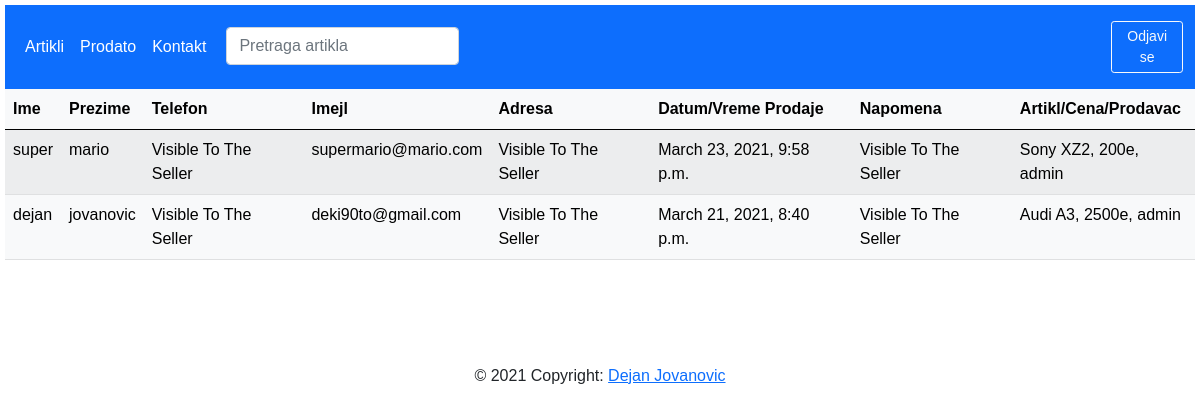
The page /buyer/ (signed in) on the database as committed earlier.
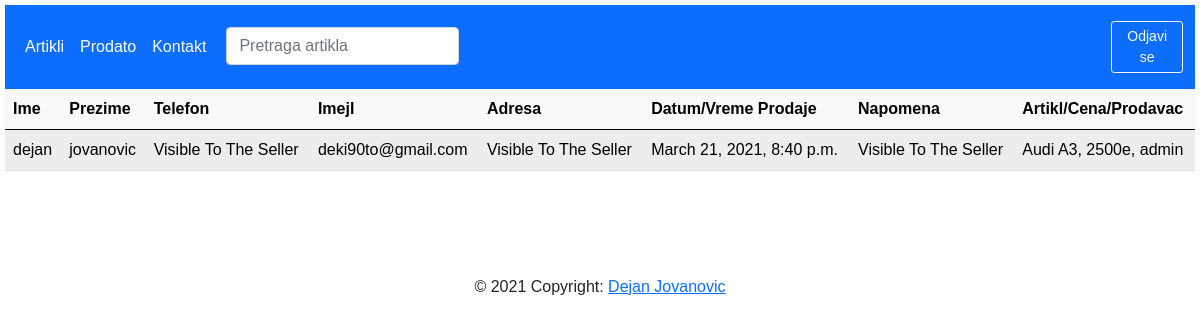
The same page on the database as committed later.
### shop_app/models.py (models this page shows, shortened)
class Buyer(models.Model):
    first_name =    models.CharField(max_length=200)
    last_name =     models.CharField(max_length=200)
    email =         models.EmailField()
    phone =         models.CharField(max_length=20)
    address =       models.TextField(max_length=100)
    note =          models.TextField(max_length=300, blank=True, null=True)
    date_buyed =    models.DateTimeField(auto_now_add=True)
    buyed_item =    models.OneToOneField('ProductName', on_delete=models.SET_NULL, null=True, blank=False)
    class Meta:
        ordering = ['-date_buyed']

class ProductName(models.Model):
    user =                  models.ForeignKey(User, on_delete=models.CASCADE)
    id =                    models.UUIDField(primary_key=True, default=uuid.uuid4)
    product_name =          models.CharField(max_length=200)
    product_description =   models.TextField(max_length=500)
    date_posted =           models.DateTimeField(auto_now_add=True)
    ad_image =              ResizedImageField(size=[320,240], quality=100, upload_to='pictures', blank=True, null=True)
    product_picture_1 =     ResizedImageField(quality=100, upload_to='pictures', blank=True, null=True)
    product_picture_2 =     ResizedImageField(quality=100, upload_to='pictures', blank=True, null=True)
    product_picture_3 =     ResizedImageField(quality=100, upload_to='pictures', blank=True, null=True)
    product_picture_4 =     ResizedImageField(quality=100, upload_to='pictures', blank=True, null=True)
    product_picture_5 =     ResizedImageField(quality=100, upload_to='pictures', blank=True, null=True)
    product_picture_6 =     ResizedImageField(quality=100, upload_to='pictures', blank=True, null=True)
    product_price =         models.IntegerField(default='0', null=True, blank=False)
    phone =                 models.CharField(max_length=20)
    product_brand =         models.ForeignKey('Brand', on_delete=models.CASCADE, blank=True, null=True)
    def __str__(self):
        return (f'{self.product_name}, {self.product_price}e, {self.user}')
    class Meta:
        ordering = ['-date_posted']

### shop_app/views.py (the view)
# urls.py: path('buyer/', views.BuyerListView.as_view(), name='buyer'),
class BuyerListView(generic.ListView):
    model = Buyer
    template_name = 'buyer_list.html'

### shop_app/templates/buyer_list.html
{% extends 'base.html' %}
{% block content %}
{% if user.is_authenticated %}
<table class="table table-light table-striped table-hover">
    <thead class="thead-dark">
        <tr>
            <th scope="col"> Ime </th>
            <th scope="col"> Prezime </th>
            <th scope="col"> Telefon </th>
            <th scope="col"> Imejl </th>
            <th scope="col"> Adresa </th>
            <th scope="col"> Datum/Vreme Prodaje</th>
            <th scope="col"> Napomena </th>
            <th scope="col"> Artikl/Cena/Prodavac </th>
        </tr>
    </thead>
    <tbody>
    {% for page in buyer_list %}
        <tr>
            <td>{{ page.first_name }}</td>
            <td>{{ page.last_name }}</td>
            <td>Visible To The Seller</td>
            <td>{{ page.email }}</td>
            <td>Visible To The Seller</td>
            <td>{{ page.date_buyed }}</td>
            <td>Visible To The Seller</td>
            <td>{{ page.buyed_item }}</td>
        </tr>
    {% endfor %}
    </tbody>
</table>
{% endif %}
{% endblock %}

Rows that differ between the two databases and show on the page:
removed Buyer: first_name "super", last_name "mario", email "supermario@mario.com", date_buyed "March 23, 2021, 9:58 p.m.", buyed_item "Sony XZ2, 200e, admin"
